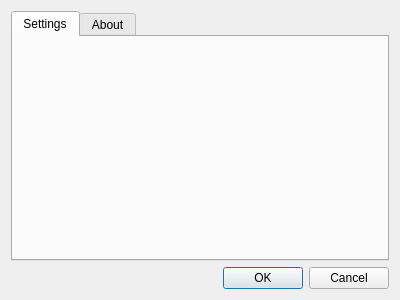
<?xml version="1.0" encoding="UTF-8"?>
<ui version="4.0">
 <class>AnimSettingDialog</class>
 <widget class="QDialog" name="AnimSettingDialog">
  <property name="geometry">
   <rect>
    <x>0</x>
    <y>0</y>
    <width>400</width>
    <height>300</height>
   </rect>
  </property>
  <property name="minimumSize">
   <size>
    <width>400</width>
    <height>0</height>
   </size>
  </property>
  <property name="windowTitle">
   <string>Dialog</string>
  </property>
  <layout class="QGridLayout" name="gridLayout">
   <item row="2" column="0">
    <widget class="QDialogButtonBox" name="buttonBox">
     <property name="orientation">
      <enum>Qt::Horizontal</enum>
     </property>
     <property name="standardButtons">
      <set>QDialogButtonBox::Cancel|QDialogButtonBox::Ok</set>
     </property>
    </widget>
   </item>
   <item row="0" column="0">
    <widget class="QTabWidget" name="tabWidget">
     <property name="currentIndex">
      <number>0</number>
     </property>
     <widget class="QWidget" name="settingTab">
      <attribute name="title">
       <string>Settings</string>
      </attribute>
      <layout class="QGridLayout" name="settingsGrid"/>
     </widget>
     <widget class="QWidget" name="infoTab">
      <attribute name="title">
       <string>About</string>
      </attribute>
      <layout class="QGridLayout" name="gridLayout_2">
       <item row="0" column="2">
        <widget class="QLabel" name="sNameLabel">
         <property name="text">
          <string>Name</string>
         </property>
        </widget>
       </item>
       <item row="3" column="0">
        <widget class="QLabel" name="label_7">
         <property name="text">
          <string>Year:</string>
         </property>
        </widget>
       </item>
       <item row="5" column="0">
        <widget class="QLabel" name="label_11">
         <property name="text">
          <string>Description:</string>
         </property>
        </widget>
       </item>
       <item row="2" column="2">
        <widget class="QLabel" name="sAuthorLabel">
         <property name="text">
          <string>Author</string>
         </property>
        </widget>
       </item>
       <item row="4" column="0">
        <widget class="QLabel" name="label_9">
         <property name="text">
          <string>License:</string>
         </property>
        </widget>
       </item>
       <item row="1" column="0">
        <widget class="QLabel" name="label_5">
         <property name="text">
          <string>Version:</string>
         </property>
        </widget>
       </item>
       <item row="3" column="2">
        <widget class="QLabel" name="sYearLabel">
         <property name="text">
          <string>Year</string>
         </property>
        </widget>
       </item>
       <item row="2" column="0">
        <widget class="QLabel" name="label_3">
         <property name="text">
          <string>Author:</string>
         </property>
        </widget>
       </item>
       <item row="0" column="3">
        <spacer name="horizontalSpacer">
         <property name="orientation">
          <enum>Qt::Horizontal</enum>
         </property>
         <property name="sizeHint" stdset="0">
          <size>
           <width>40</width>
           <height>20</height>
          </size>
         </property>
        </spacer>
       </item>
       <item row="0" column="1">
        <spacer name="horizontalSpacer_2">
         <property name="orientation">
          <enum>Qt::Horizontal</enum>
         </property>
         <property name="sizeType">
          <enum>QSizePolicy::Fixed</enum>
         </property>
         <property name="sizeHint" stdset="0">
          <size>
           <width>20</width>
           <height>20</height>
          </size>
         </property>
        </spacer>
       </item>
       <item row="1" column="2">
        <widget class="QLabel" name="sVerLabel">
         <property name="text">
          <string>Version</string>
         </property>
        </widget>
       </item>
       <item row="4" column="2">
        <widget class="QLabel" name="sLicenseLabel">
         <property name="text">
          <string>License</string>
         </property>
        </widget>
       </item>
       <item row="0" column="0">
        <widget class="QLabel" name="label">
         <property name="text">
          <string>Animation name:</string>
         </property>
        </widget>
       </item>
       <item row="6" column="0">
        <spacer name="verticalSpacer">
         <property name="orientation">
          <enum>Qt::Vertical</enum>
         </property>
         <property name="sizeHint" stdset="0">
          <size>
           <width>20</width>
           <height>40</height>
          </size>
         </property>
        </spacer>
       </item>
       <item row="5" column="2" rowspan="2" colspan="2">
        <widget class="QLabel" name="sDescLabel">
         <property name="text">
          <string>Description</string>
         </property>
         <property name="alignment">
          <set>Qt::AlignLeading|Qt::AlignLeft|Qt::AlignTop</set>
         </property>
        </widget>
       </item>
      </layout>
     </widget>
    </widget>
   </item>
  </layout>
 </widget>
 <resources/>
 <connections>
  <connection>
   <sender>buttonBox</sender>
   <signal>accepted()</signal>
   <receiver>AnimSettingDialog</receiver>
   <slot>accept()</slot>
   <hints>
    <hint type="sourcelabel">
     <x>248</x>
     <y>254</y>
    </hint>
    <hint type="destinationlabel">
     <x>157</x>
     <y>274</y>
    </hint>
   </hints>
  </connection>
  <connection>
   <sender>buttonBox</sender>
   <signal>rejected()</signal>
   <receiver>AnimSettingDialog</receiver>
   <slot>reject()</slot>
   <hints>
    <hint type="sourcelabel">
     <x>316</x>
     <y>260</y>
    </hint>
    <hint type="destinationlabel">
     <x>286</x>
     <y>274</y>
    </hint>
   </hints>
  </connection>
 </connections>
</ui>
